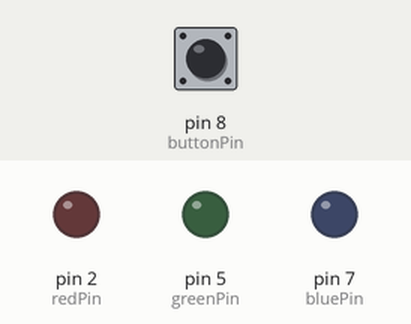
Simulated run of this sketch. Board: Arduino Uno, built with avr-gcc and run on an emulated ATmega328P. On the bench: output pins drawn as LEDs (lit = HIGH). Dashed ring = blinking. The inputs (shaded band) are chosen by the test bench; at power-on: pin 8 (buttonPin) LOW.

Above: at 1.2 s.
1.3 s: pin 8 (buttonPin) pulled HIGH for 0.15 s
At 2.2 s:
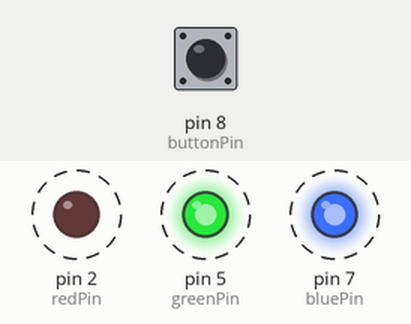
4.4 s: pin 8 (buttonPin) pulled HIGH for 1 s
At 5.0 s:
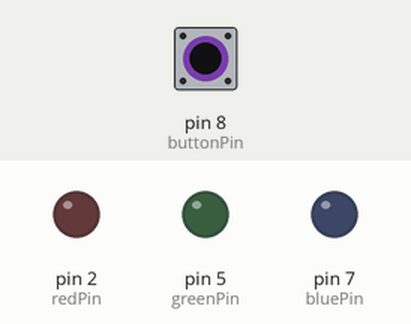
6.9 s: pin 8 (buttonPin) pulled HIGH for 3.2 s
At 7.3 s:
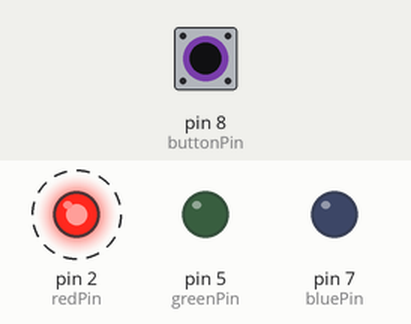
Timing chart, 0 to 17.6 s (numbered marks = the images above; inputs shaded):
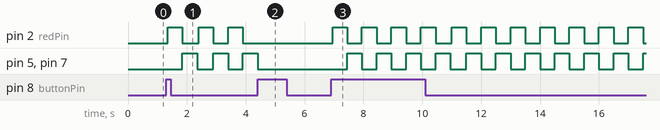

Measured:
- after the input at 1.3 s, pin 2 (redPin): alternates HIGH for 0.50 s and LOW for 0.53 s, starting after 0.05 s; pin 5 (greenPin), pin 7 (bluePin): alternates HIGH for 0.50 s and LOW for 0.53 s, starting after 0.55 s
- after the input at 4.4 s, pin 2 (redPin): stops changing and stays LOW; pin 5 (greenPin), pin 7 (bluePin): goes on until 4.4 s, then stays LOW
- after the input at 6.9 s, pin 2 (redPin): alternates HIGH for 0.50 s and LOW for 0.50 s, starting after 0.05 s; pin 5 (greenPin), pin 7 (bluePin): alternates HIGH for 0.50 s and LOW for 0.50 s, starting after 0.55 s

The sketch:

emergency.ino
```cpp
const int buttonPin = 8;
const int redPin = 2;
const int greenPin = 5;
const int bluePin = 7;

bool emergency = false;
int buttonState = 0;
int lastButtonState = LOW;

void setup() {
  pinMode(buttonPin, INPUT);
  pinMode(redPin, OUTPUT);
  pinMode(greenPin, OUTPUT);
  pinMode(bluePin, OUTPUT);
}

void loop() {
  buttonState = digitalRead(buttonPin);

  if (buttonState != lastButtonState) {
    if (buttonState == HIGH) {
      emergency = !emergency;
    }
    delay(50);
  }

  lastButtonState = buttonState;

  if(emergency) {
    digitalWrite(redPin, HIGH);
    delay(500);
    digitalWrite(redPin, LOW);
    digitalWrite(greenPin, HIGH);
    digitalWrite(bluePin, HIGH);
    delay(500);
    digitalWrite(greenPin, LOW);
    digitalWrite(bluePin, LOW);
  } else {
    digitalWrite(redPin, LOW);
    digitalWrite(greenPin, LOW);
    digitalWrite(bluePin, LOW);
  }
}
```
